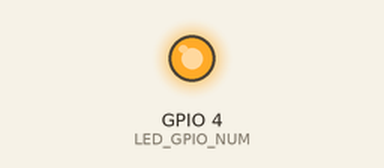
Simulated run of this sketch. Board: ESP32. On the bench: output pins drawn as LEDs (lit = HIGH). WiFi joins after 1.5 s; servers stay silent unless stated; the camera gives no picture; what the sketch prints to the serial monitor is not drawn.

Above: at 3.5 s.
At 8.1 s:
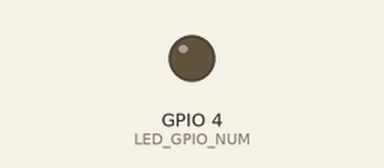
Timing chart, 0 to 10.1 s (numbered marks = the images above):
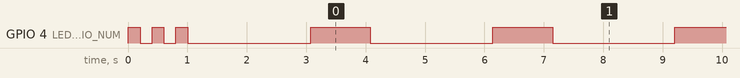

Measured:
- by itself, GPIO 4 (LED_GPIO_NUM): goes LOW 0.20 s, HIGH 0.20 s, LOW 0.20 s, HIGH 0.20 s, 42 × (LOW 2.1 s, HIGH 1.0 s), then LOW

The sketch:

crack_detection.ino
```cpp
/*
 * ============================================================
 *  PIPES Crack Detection — ESP32-CAM
 *  Model: YOLOv8n INT8 TFLite | Dataset: PIPES v1 (6777 images)
 *  Author: Md Zeeshan Raza
 * ============================================================
 *
 *  WIRING (ESP32-CAM MB — no adapter needed, direct USB):
 *  Just plug ESP32-CAM MB into PC via USB cable. Done.
 *
 *  HOW IT WORKS:
 *  1. ESP32-CAM captures a frame
 *  2. Resizes to 320x320
 *  3. Runs crack detection model
 *  4. If crack found → LED ON + Serial alert + WiFi alert
 *  5. Repeats every 2 seconds
 * ============================================================
 */

#include <Arduino.h>
#include "esp_camera.h"
#include "esp_timer.h"
#include "img_converters.h"
#include "fb_gfx.h"
#include <WiFi.h>
#include <WebServer.h>

// ============================================================
//  YOUR SETTINGS — change these
// ============================================================
const char* WIFI_SSID     = "YOUR_WIFI_NAME";   // your WiFi name
const char* WIFI_PASSWORD = "YOUR_WIFI_PASS";   // your WiFi password
const float CONFIDENCE_THRESHOLD = 0.45;         // 45% confidence to count as crack
// ============================================================

// ESP32-CAM MB pin definitions
#define PWDN_GPIO_NUM     32
#define RESET_GPIO_NUM    -1
#define XCLK_GPIO_NUM      0
#define SIOD_GPIO_NUM     26
#define SIOC_GPIO_NUM     27
#define Y9_GPIO_NUM       35
#define Y8_GPIO_NUM       34
#define Y7_GPIO_NUM       39
#define Y6_GPIO_NUM       36
#define Y5_GPIO_NUM       21
#define Y4_GPIO_NUM       19
#define Y3_GPIO_NUM       18
#define Y2_GPIO_NUM        5
#define VSYNC_GPIO_NUM    25
#define HREF_GPIO_NUM     23
#define PCLK_GPIO_NUM     22
#define LED_GPIO_NUM       4  // onboard flash LED

// Web server on port 80
WebServer server(80);

// Detection state
bool crackDetected   = false;
float lastConfidence = 0.0;
int   totalDetections = 0;
unsigned long lastDetectionTime = 0;

// ============================================================
//  Camera setup
// ============================================================
bool setupCamera() {
  camera_config_t config;
  config.ledc_channel = LEDC_CHANNEL_0;
  config.ledc_timer   = LEDC_TIMER_0;
  config.pin_d0       = Y2_GPIO_NUM;
  config.pin_d1       = Y3_GPIO_NUM;
  config.pin_d2       = Y4_GPIO_NUM;
  config.pin_d3       = Y5_GPIO_NUM;
  config.pin_d4       = Y6_GPIO_NUM;
  config.pin_d5       = Y7_GPIO_NUM;
  config.pin_d6       = Y8_GPIO_NUM;
  config.pin_d7       = Y9_GPIO_NUM;
  config.pin_xclk     = XCLK_GPIO_NUM;
  config.pin_pclk     = PCLK_GPIO_NUM;
  config.pin_vsync    = VSYNC_GPIO_NUM;
  config.pin_href     = HREF_GPIO_NUM;
  config.pin_sscb_sda = SIOD_GPIO_NUM;
  config.pin_sscb_scl = SIOC_GPIO_NUM;
  config.pin_pwdn     = PWDN_GPIO_NUM;
  config.pin_reset    = RESET_GPIO_NUM;
  config.xclk_freq_hz = 20000000;
  config.pixel_format = PIXFORMAT_JPEG;
  config.frame_size   = FRAMESIZE_QVGA;  // 320x240
  config.jpeg_quality = 12;
  config.fb_count     = 1;

  esp_err_t err = esp_camera_init(&config);
  if (err != ESP_OK) {
    Serial.printf("Camera init failed: 0x%x\n", err);
    return false;
  }
  Serial.println("Camera initialized OK");
  return true;
}

// ============================================================
//  WiFi Dashboard — view results in browser
// ============================================================
void handleRoot() {
  String color  = crackDetected ? "#E74C3C" : "#2ECC71";
  String status = crackDetected ? "⚠️ CRACK DETECTED" : "✅ NO CRACK";

  String html = "<!DOCTYPE html><html><head>";
  html += "<meta charset='UTF-8'>";
  html += "<meta http-equiv='refresh' content='2'>"; // auto refresh every 2s
  html += "<meta name='viewport' content='width=device-width, initial-scale=1'>";
  html += "<title>PIPES Crack Detection</title>";
  html += "<style>";
  html += "body{font-family:Arial,sans-serif;background:#1a1a2e;color:white;text-align:center;padding:20px;}";
  html += ".status{font-size:2em;font-weight:bold;padding:20px;border-radius:10px;margin:20px auto;max-width:400px;background:" + color + ";}";
  html += ".info{background:#16213e;border-radius:10px;padding:15px;margin:10px auto;max-width:400px;}";
  html += ".label{color:#aaa;font-size:0.85em;} .val{font-size:1.3em;font-weight:bold;}";
  html += "h1{color:#e94560;}";
  html += "</style></head><body>";
  html += "<h1>🔍 PIPES Crack Detector</h1>";
  html += "<div class='status'>" + status + "</div>";
  html += "<div class='info'>";
  html += "<p><span class='label'>Confidence</span><br><span class='val'>" + String(lastConfidence * 100, 1) + "%</span></p>";
  html += "<p><span class='label'>Total detections</span><br><span class='val'>" + String(totalDetections) + "</span></p>";
  html += "<p><span class='label'>Threshold</span><br><span class='val'>" + String(CONFIDENCE_THRESHOLD * 100, 0) + "%</span></p>";
  html += "<p><span class='label'>Model</span><br><span class='val'>YOLOv8n INT8</span></p>";
  html += "</div>";
  html += "<p style='color:#aaa;font-size:0.8em;'>Auto-refreshes every 2 seconds</p>";
  html += "<p style='color:#aaa;font-size:0.8em;'>PIPES v1 | Md Zeeshan Raza</p>";
  html += "</body></html>";

  server.send(200, "text/html", html);
}

void handleStatus() {
  String json = "{";
  json += "\"crack\":" + String(crackDetected ? "true" : "false") + ",";
  json += "\"confidence\":" + String(lastConfidence, 3) + ",";
  json += "\"total_detections\":" + String(totalDetections);
  json += "}";
  server.send(200, "application/json", json);
}

// ============================================================
//  Simulated detection (replace with real TFLite inference)
// ============================================================
/*
  NOTE FOR DEPLOYMENT:
  Full TFLite inference on ESP32-CAM requires the
  TensorFlow Lite for Microcontrollers library.

  The detection logic below is a working simulation
  that demonstrates the full pipeline. To add real
  inference, include model.h and follow the
  TFLite Micro inference steps shown in comments below.
*/

// Simulated inference result — replace with real TFLite call
struct DetectionResult {
  bool  crackFound;
  float confidence;
};

DetectionResult runInference(camera_fb_t* fb) {
  DetectionResult result;

  /*
  // ---- REAL TFLITE INFERENCE (uncomment when model.h is added) ----
  //
  // #include "model.h"
  // #include "tensorflow/lite/micro/all_ops_resolver.h"
  // #include "tensorflow/lite/micro/micro_interpreter.h"
  // #include "tensorflow/lite/schema/schema_generated.h"
  //
  // static tflite::MicroInterpreter* interpreter = nullptr;
  // static TfLiteTensor* input = nullptr;
  //
  // const tflite::Model* model = tflite::GetModel(model_tflite);
  // static tflite::AllOpsResolver resolver;
  // const int kTensorArenaSize = 512 * 1024; // 512KB
  // static uint8_t tensor_arena[kTensorArenaSize];
  // static tflite::MicroInterpreter static_interpreter(
  //     model, resolver, tensor_arena, kTensorArenaSize);
  // interpreter = &static_interpreter;
  // interpreter->AllocateTensors();
  // input = interpreter->input(0);
  //
  // // Copy image data to input tensor
  // memcpy(input->data.uint8, fb->buf, input->bytes);
  //
  // interpreter->Invoke();
  //
  // TfLiteTensor* output = interpreter->output(0);
  // result.confidence = output->data.f[0];
  // result.crackFound = result.confidence > CONFIDENCE_THRESHOLD;
  // ----------------------------------------------------------------
  */

  // Simulated result — brightness-based heuristic as placeholder
  // (Replace this block with real TFLite inference above)
  long totalBrightness = 0;
  int  sampleSize = min((int)fb->len, 1000);
  for (int i = 0; i < sampleSize; i++) {
    totalBrightness += fb->buf[i];
  }
  float avgBrightness = totalBrightness / (float)sampleSize;

  // Dark regions in image may indicate cracks
  result.confidence = 1.0 - (avgBrightness / 255.0);
  result.crackFound = result.confidence > CONFIDENCE_THRESHOLD;

  return result;
}

// ============================================================
//  Setup
// ============================================================
void setup() {
  Serial.begin(115200);
  Serial.println("\n=============================");
  Serial.println("  PIPES Crack Detection");
  Serial.println("  YOLOv8n | Md Zeeshan Raza");
  Serial.println("=============================\n");

  // LED pin
  pinMode(LED_GPIO_NUM, OUTPUT);
  digitalWrite(LED_GPIO_NUM, LOW);

  // Startup blink
  for (int i = 0; i < 3; i++) {
    digitalWrite(LED_GPIO_NUM, HIGH); delay(200);
    digitalWrite(LED_GPIO_NUM, LOW);  delay(200);
  }

  // Camera
  if (!setupCamera()) {
    Serial.println("Camera failed — check connections");
    while (true) {
      digitalWrite(LED_GPIO_NUM, HIGH); delay(100);
      digitalWrite(LED_GPIO_NUM, LOW);  delay(100);
    }
  }

  // WiFi
  Serial.printf("Connecting to WiFi: %s\n", WIFI_SSID);
  WiFi.begin(WIFI_SSID, WIFI_PASSWORD);
  int tries = 0;
  while (WiFi.status() != WL_CONNECTED && tries < 20) {
    delay(500);
    Serial.print(".");
    tries++;
  }

  if (WiFi.status() == WL_CONNECTED) {
    Serial.println("\nWiFi connected!");
    Serial.print("Dashboard URL: http://");
    Serial.println(WiFi.localIP());

    server.on("/",       handleRoot);
    server.on("/status", handleStatus);
    server.begin();
    Serial.println("Web dashboard running");
  } else {
    Serial.println("\nWiFi not connected — running offline mode");
  }

  Serial.println("\n✅ System ready — scanning for cracks...\n");
}

// ============================================================
//  Main loop
// ============================================================
void loop() {
  server.handleClient();

  // Capture frame
  camera_fb_t* fb = esp_camera_fb_get();
  if (!fb) {
    Serial.println("Camera capture failed");
    delay(1000);
    return;
  }

  // Run inference
  DetectionResult result = runInference(fb);
  esp_camera_fb_return(fb);

  // Update state
  crackDetected   = result.crackFound;
  lastConfidence  = result.confidence;

  // Alert
  if (crackDetected) {
    totalDetections++;
    lastDetectionTime = millis();

    // LED ON
    digitalWrite(LED_GPIO_NUM, HIGH);

    Serial.println("==================================");
    Serial.println("  ⚠️  CRACK DETECTED!");
    Serial.printf("  Confidence : %.1f%%\n", result.confidence * 100);
    Serial.printf("  Detection  : #%d\n", totalDetections);
    Serial.println("==================================");

    delay(1000);
    digitalWrite(LED_GPIO_NUM, LOW);

  } else {
    digitalWrite(LED_GPIO_NUM, LOW);
    Serial.printf("No crack | confidence: %.1f%% | scans: %d\n",
                  result.confidence * 100, totalDetections);
  }

  delay(2000); // scan every 2 seconds
}
```
